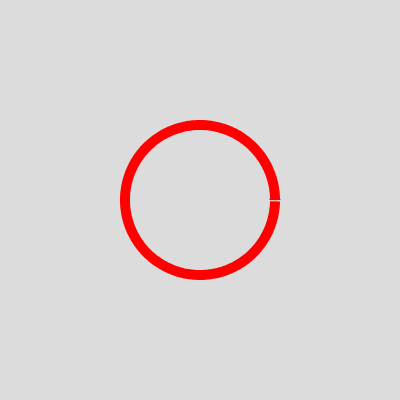
Frame 1 (no input)
Frame 60 (no input): identical to frame 1, image omitted
Frame 120 (the mouse pressed at the canvas centre since frame 60): identical to frame 1, image omitted

The p5.js sketch that drew this single still picture (run headless with seeded random() and noise() and a simulated clock; from frame 60 on, the mouse is pressed at the canvas centre):

// p5.js sketch
// ── sketch.js
function setup() {
  createCanvas(400, 400);
}

function draw() {
  background(220);
  translate(width/2, height/2)
let x, y;
 let torWidth = 10;
  let r = 80
  let ptsInCircle = 360
  
fill('#ff0000');
  noStroke()

beginShape();
// Draw outer edge of donut
for (let i = 0; i < ptsInCircle; i++){
      //...compute r, theta...
      x = r*cos(i/(ptsInCircle - 1) * TWO_PI);
      y = r*sin(i/(ptsInCircle - 1) * TWO_PI);
      curveVertex(x,y);
}
// trace inner edge of donut, in OPPOSITE direction
for (let i = ptsInCircle-1; i >= 0 ; i--){
      //...compute r, theta...
      x = (r-torWidth)*cos(i/(ptsInCircle - 1) * TWO_PI);
      y = (r-torWidth)*sin(i/(ptsInCircle - 1) * TWO_PI);
      curveVertex(x,y);
}
endShape();
}
